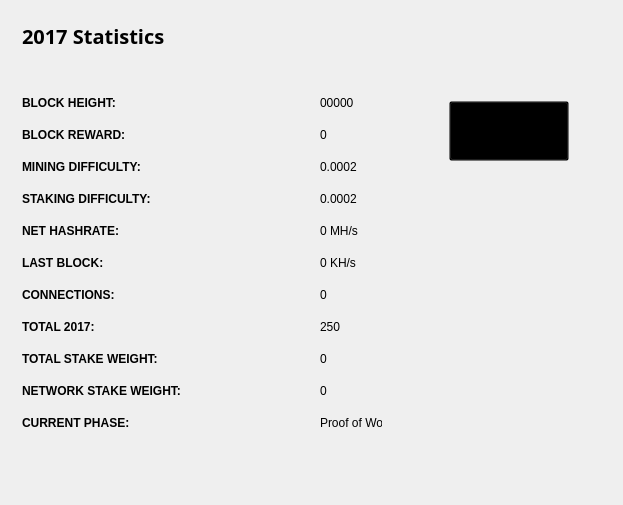
<?xml version="1.0" encoding="UTF-8"?>
<ui version="4.0">
 <class>StatisticsPage</class>
 <widget class="QWidget" name="StatisticsPage">
  <property name="windowModality">
   <enum>Qt::NonModal</enum>
  </property>
  <property name="geometry">
   <rect>
    <x>0</x>
    <y>0</y>
    <width>623</width>
    <height>505</height>
   </rect>
  </property>
  <property name="windowTitle">
   <string>Digging</string>
  </property>
  <property name="styleSheet">
   <string notr="true">color:#ffffff;
font-family:'Open Sans,sans-serif';</string>
  </property>
  <layout class="QGridLayout" name="gridLayout">
   <property name="sizeConstraint">
    <enum>QLayout::SetMaximumSize</enum>
   </property>
   <item row="0" column="1">
    <widget class="QFrame" name="frame">
     <property name="minimumSize">
      <size>
       <width>213</width>
       <height>0</height>
      </size>
     </property>
     <property name="styleSheet">
      <string notr="true">color: rgb(0, 0, 0);</string>
     </property>
     <property name="frameShape">
      <enum>QFrame::NoFrame</enum>
     </property>
     <property name="frameShadow">
      <enum>QFrame::Raised</enum>
     </property>
     <widget class="QPushButton" name="startButton">
      <property name="geometry">
       <rect>
        <x>50</x>
        <y>90</y>
        <width>120</width>
        <height>60</height>
       </rect>
      </property>
      <property name="sizePolicy">
       <sizepolicy hsizetype="Fixed" vsizetype="Fixed">
        <horstretch>0</horstretch>
        <verstretch>0</verstretch>
       </sizepolicy>
      </property>
      <property name="minimumSize">
       <size>
        <width>120</width>
        <height>60</height>
       </size>
      </property>
      <property name="styleSheet">
       <string notr="true">background:transparent; color: rgb(0, 0, 0);</string>
      </property>
      <property name="text">
       <string>Update Statistics</string>
      </property>
     </widget>
    </widget>
   </item>
   <item row="0" column="0">
    <widget class="QFrame" name="gridFrame_2">
     <layout class="QGridLayout" name="gridLayout_4">
      <item row="3" column="0">
       <layout class="QFormLayout" name="formLayout_2">
        <property name="fieldGrowthPolicy">
         <enum>QFormLayout::FieldsStayAtSizeHint</enum>
        </property>
        <property name="horizontalSpacing">
         <number>139</number>
        </property>
        <property name="verticalSpacing">
         <number>18</number>
        </property>
        <property name="rightMargin">
         <number>0</number>
        </property>
        <item row="1" column="0">
         <widget class="QLabel" name="label_14">
          <property name="styleSheet">
           <string notr="true">color: rgb(0, 0, 0);</string>
          </property>
          <property name="text">
           <string>&lt;html&gt;&lt;head/&gt;&lt;body&gt;&lt;p&gt;&lt;span style=&quot; font-weight:600; color: rgb(0, 0, 0);;&quot;&gt;BLOCK HEIGHT:&lt;/span&gt;&lt;/p&gt;&lt;/body&gt;&lt;/html&gt;</string>
          </property>
         </widget>
        </item>
        <item row="1" column="1">
         <widget class="QLabel" name="heightBox">
          <property name="styleSheet">
           <string notr="true">color: rgb(0, 0, 0);</string>
          </property>
          <property name="text">
           <string>00000</string>
          </property>
         </widget>
        </item>
        <item row="2" column="0">
         <widget class="QLabel" name="label_12">
          <property name="styleSheet">
           <string notr="true">color: rgb(0, 0, 255);</string>
          </property>
          <property name="text">
           <string>&lt;html&gt;&lt;head/&gt;&lt;body&gt;&lt;p&gt;&lt;span style=&quot; font-weight:600; color: rgb(0, 0, 0);;&quot;&gt;BLOCK REWARD:&lt;/span&gt;&lt;/p&gt;&lt;/body&gt;&lt;/html&gt;</string>
          </property>
         </widget>
        </item>
        <item row="2" column="1">
         <widget class="QLabel" name="rewardBox">
          <property name="styleSheet">
           <string notr="true">color: rgb(0, 0, 0);</string>
          </property>
          <property name="text">
           <string>0</string>
          </property>
         </widget>
        </item>
        <item row="3" column="0">
         <widget class="QLabel" name="label_13">
          <property name="styleSheet">
           <string notr="true">color: rgb(0, 0, 255);</string>
          </property>
          <property name="text">
           <string>&lt;html&gt;&lt;head/&gt;&lt;body&gt;&lt;p&gt;&lt;span style=&quot; font-weight:600; color: rgb(0, 0, 0);;&quot;&gt;MINING DIFFICULTY:&lt;/span&gt;&lt;/p&gt;&lt;/body&gt;&lt;/html&gt;</string>
          </property>
         </widget>
        </item>
        <item row="3" column="1">
         <widget class="QLabel" name="diffBox">
          <property name="styleSheet">
           <string notr="true">color: rgb(0, 0, 0);</string>
          </property>
          <property name="text">
           <string>0.0002</string>
          </property>
         </widget>
        </item>
        <item row="4" column="0">
         <widget class="QLabel" name="label_9">
          <property name="styleSheet">
           <string notr="true">color: rgb(0, 0, 255);</string>
          </property>
          <property name="text">
           <string>&lt;html&gt;&lt;head/&gt;&lt;body&gt;&lt;p&gt;&lt;span style=&quot; font-weight:600; color: rgb(0, 0, 0);;&quot;&gt;STAKING DIFFICULTY:&lt;/span&gt;&lt;/p&gt;&lt;/body&gt;&lt;/html&gt;</string>
          </property>
         </widget>
        </item>
        <item row="4" column="1">
         <widget class="QLabel" name="diffBox2">
          <property name="styleSheet">
           <string notr="true">color: rgb(0, 0, 0);</string>
          </property>
          <property name="text">
           <string>0.0002</string>
          </property>
         </widget>
        </item>
        <item row="5" column="1">
         <widget class="QLabel" name="pawrateBox">
          <property name="styleSheet">
           <string notr="true">color: rgb(0, 0, 0);</string>
          </property>
          <property name="text">
           <string>0 MH/s</string>
          </property>
         </widget>
        </item>
        <item row="6" column="0">
         <widget class="QLabel" name="label3_2">
          <property name="sizePolicy">
           <sizepolicy hsizetype="Preferred" vsizetype="Maximum">
            <horstretch>0</horstretch>
            <verstretch>0</verstretch>
           </sizepolicy>
          </property>
          <property name="styleSheet">
           <string notr="true">color: rgb(0, 0, 255);</string>
          </property>
          <property name="text">
           <string>&lt;html&gt;&lt;head/&gt;&lt;body&gt;&lt;p&gt;&lt;span style=&quot; font-weight:600; color: rgb(0, 0, 0);;&quot;&gt;LAST BLOCK:&lt;/span&gt;&lt;/p&gt;&lt;/body&gt;&lt;/html&gt;</string>
          </property>
         </widget>
        </item>
        <item row="6" column="1">
         <widget class="QLabel" name="localBox">
          <property name="styleSheet">
           <string notr="true">color: rgb(0, 0, 0);</string>
          </property>
          <property name="text">
           <string>0 KH/s</string>
          </property>
         </widget>
        </item>
        <item row="7" column="0">
         <widget class="QLabel" name="label1_2">
          <property name="styleSheet">
           <string notr="true">color: rgb(0, 0, 255);</string>
          </property>
          <property name="text">
           <string>&lt;html&gt;&lt;head/&gt;&lt;body&gt;&lt;p&gt;&lt;span style=&quot; font-weight:600; color: rgb(0, 0, 0);;&quot;&gt;CONNECTIONS:&lt;/span&gt;&lt;/p&gt;&lt;/body&gt;&lt;/html&gt;</string>
          </property>
         </widget>
        </item>
        <item row="7" column="1">
         <widget class="QLabel" name="connectionBox">
          <property name="styleSheet">
           <string notr="true">color: rgb(0, 0, 0);</string>
          </property>
          <property name="text">
           <string>0</string>
          </property>
         </widget>
        </item>
        <item row="8" column="0">
         <widget class="QLabel" name="label_8">
          <property name="styleSheet">
           <string notr="true">color: rgb(0, 0, 255);</string>
          </property>
          <property name="text">
           <string>&lt;html&gt;&lt;head/&gt;&lt;body&gt;&lt;p&gt;&lt;span style=&quot; font-weight:600; color: rgb(0, 0, 0);;&quot;&gt;TOTAL 2017:&lt;/span&gt;&lt;/p&gt;&lt;/body&gt;&lt;/html&gt;</string>
          </property>
         </widget>
        </item>
        <item row="8" column="1">
         <widget class="QLabel" name="volumeBox">
          <property name="styleSheet">
           <string notr="true">color: rgb(0, 0, 0);</string>
          </property>
          <property name="text">
           <string>250</string>
          </property>
         </widget>
        </item>
        <item row="9" column="0">
         <widget class="QLabel" name="label_10">
          <property name="styleSheet">
           <string notr="true">color: rgb(0, 0, 255);</string>
          </property>
          <property name="text">
           <string>&lt;html&gt;&lt;head/&gt;&lt;body&gt;&lt;p&gt;&lt;span style=&quot; font-weight:600; color: rgb(0, 0, 0);;&quot;&gt;TOTAL STAKE WEIGHT:&lt;/span&gt;&lt;/p&gt;&lt;/body&gt;&lt;/html&gt;</string>
          </property>
         </widget>
        </item>
        <item row="9" column="1">
         <widget class="QLabel" name="minBox">
          <property name="styleSheet">
           <string notr="true">color: rgb(0, 0, 0);</string>
          </property>
          <property name="text">
           <string>0</string>
          </property>
         </widget>
        </item>
        <item row="10" column="0">
         <widget class="QLabel" name="label_11">
          <property name="styleSheet">
           <string notr="true">color: rgb(0, 0, 255);</string>
          </property>
          <property name="text">
           <string>&lt;html&gt;&lt;head/&gt;&lt;body&gt;&lt;p&gt;&lt;span style=&quot; font-weight:600; color: rgb(0, 0, 0);;&quot;&gt;NETWORK STAKE WEIGHT:&lt;/span&gt;&lt;/p&gt;&lt;/body&gt;&lt;/html&gt;</string>
          </property>
         </widget>
        </item>
        <item row="10" column="1">
         <widget class="QLabel" name="maxBox">
          <property name="styleSheet">
           <string notr="true">color: rgb(0, 0, 0);</string>
          </property>
          <property name="text">
           <string>0</string>
          </property>
         </widget>
        </item>
        <item row="11" column="0">
         <widget class="QLabel" name="label_15">
          <property name="styleSheet">
           <string notr="true">color: rgb(0, 0, 255);</string>
          </property>
          <property name="text">
           <string>&lt;html&gt;&lt;head/&gt;&lt;body&gt;&lt;p&gt;&lt;span style=&quot; font-weight:600; color: rgb(0, 0, 0);;&quot;&gt;CURRENT PHASE:&lt;/span&gt;&lt;/p&gt;&lt;/body&gt;&lt;/html&gt;</string>
          </property>
         </widget>
        </item>
        <item row="11" column="1">
         <widget class="QLabel" name="cBox">
          <property name="styleSheet">
           <string notr="true">color: rgb(0, 0, 0);</string>
          </property>
          <property name="text">
           <string>Proof of Work</string>
          </property>
         </widget>
        </item>
        <item row="5" column="0">
         <widget class="QLabel" name="label_16">
          <property name="styleSheet">
           <string notr="true">color: rgb(0, 0, 255);</string>
          </property>
          <property name="text">
           <string>&lt;html&gt;&lt;head/&gt;&lt;body&gt;&lt;p&gt;&lt;span style=&quot; font-weight:600; color: rgb(0, 0, 0);;&quot;&gt;NET HASHRATE:&lt;/span&gt;&lt;/p&gt;&lt;/body&gt;&lt;/html&gt;</string>
          </property>
         </widget>
        </item>
       </layout>
      </item>
      <item row="1" column="0">
       <layout class="QHBoxLayout" name="horizontalLayout_4">
        <property name="spacing">
         <number>7</number>
        </property>
        <item>
         <widget class="QLabel" name="label_5">
          <property name="font">
           <font>
            <family>Open Sans,sans-serif</family>
           </font>
          </property>
          <property name="styleSheet">
           <string notr="true">color: rgb(0, 0, 0);</string>
          </property>
          <property name="text">
           <string>&lt;html&gt;&lt;head/&gt;&lt;body&gt;&lt;p&gt;&lt;span style=&quot; font-size:20px; font-weight:600; color: rgb(0, 0, 0);;&quot;&gt;2017 Statistics&lt;/span&gt;&lt;/p&gt;&lt;/body&gt;&lt;/html&gt;</string>
          </property>
         </widget>
        </item>
        <item>
         <spacer name="horizontalSpacer_2">
          <property name="orientation">
           <enum>Qt::Horizontal</enum>
          </property>
          <property name="sizeHint" stdset="0">
           <size>
            <width>40</width>
            <height>20</height>
           </size>
          </property>
         </spacer>
        </item>
       </layout>
      </item>
      <item row="2" column="0">
       <spacer name="verticalSpacer_2">
        <property name="orientation">
         <enum>Qt::Vertical</enum>
        </property>
        <property name="sizeHint" stdset="0">
         <size>
          <width>20</width>
          <height>40</height>
         </size>
        </property>
       </spacer>
      </item>
     </layout>
    </widget>
   </item>
   <item row="1" column="0">
    <spacer name="verticalSpacer">
     <property name="orientation">
      <enum>Qt::Vertical</enum>
     </property>
     <property name="sizeHint" stdset="0">
      <size>
       <width>20</width>
       <height>40</height>
      </size>
     </property>
    </spacer>
   </item>
  </layout>
 </widget>
 <layoutdefault spacing="6" margin="11"/>
 <resources/>
 <connections/>
</ui>
